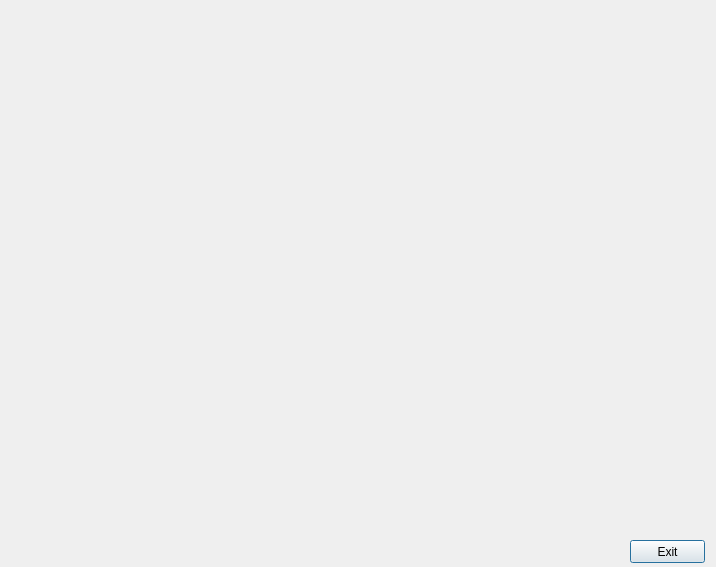
<?xml version="1.0" encoding="UTF-8"?>
<ui version="4.0">
 <class>Help</class>
 <widget class="QDialog" name="Help">
  <property name="geometry">
   <rect>
    <x>0</x>
    <y>0</y>
    <width>716</width>
    <height>567</height>
   </rect>
  </property>
  <property name="windowTitle">
   <string>Dialog</string>
  </property>
  <widget class="QLabel" name="helpGif">
   <property name="geometry">
    <rect>
     <x>140</x>
     <y>40</y>
     <width>481</width>
     <height>421</height>
    </rect>
   </property>
   <property name="text">
    <string/>
   </property>
   <property name="pixmap">
    <pixmap resource="resource.qrc">:/Images/Help Gif.gif</pixmap>
   </property>
  </widget>
  <widget class="QPushButton" name="helpExit">
   <property name="geometry">
    <rect>
     <x>630</x>
     <y>540</y>
     <width>75</width>
     <height>23</height>
    </rect>
   </property>
   <property name="text">
    <string>Exit</string>
   </property>
  </widget>
 </widget>
 <resources>
  <include location="resource.qrc"/>
 </resources>
 <connections/>
</ui>
